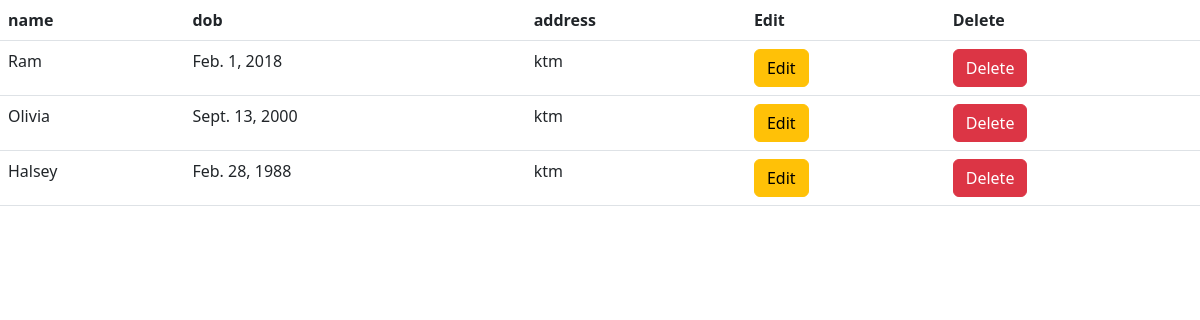
The app's page /list_author/ with its own data.
### demo_app/models.py (models this page shows, shortened)
class Author(models.Model):
    name = models.CharField(max_length= 100)
    dob = models.DateField(max_length = 100)
    address = models.CharField(max_length=100)
    photo = models.ImageField(null=True)

### demo_app/views.py (the view)
# urls.py: path('list_author/', views.list_author, name='list_author'),
def list_author(request):
    author_list = Author.objects.all()
    return render(request, "list_author.html", context={'data': author_list})

### template/list_author.html (shortened to what this page needs)
<!DOCTYPE html>
<html lang="en">
<head>
<link href="https://cdn.jsdelivr.net/npm/bootstrap@5.2.0-beta1/dist/css/bootstrap.min.css" rel="stylesheet">
</head>
<body>
<table class ="table">
        <thead>
        <tr>
            <th> name</th>
            <th> dob</th>
            <th> address</th>
            <th> Edit </th>
            <th> Delete</th>
        </tr>
        </thead>
        {% for author in data %}
            <tr>
                <td>{{author.name}}</td>
                <td>{{author.dob}}</td>
                <td>{{author.address}}</td>
                 <td> <a href="{% url 'edit_author' id=author.id %}">
                    <button class = "btn btn-warning"> Edit </button>
                </a>
                </td>
                <td> <a href ="{% url 'delete_author' id=author.id %}">
                    <button class="btn btn-danger"> Delete </button>
                </a>
                </td>
            </tr>
        {% endfor %}
    </table>
</body>
</html>

### records on screen
Author: name "Ram", dob "Feb. 1, 2018", address "ktm"
Author: name "Olivia", dob "Sept. 13, 2000", address "ktm"
Author: name "Halsey", dob "Feb. 28, 1988", address "ktm"
